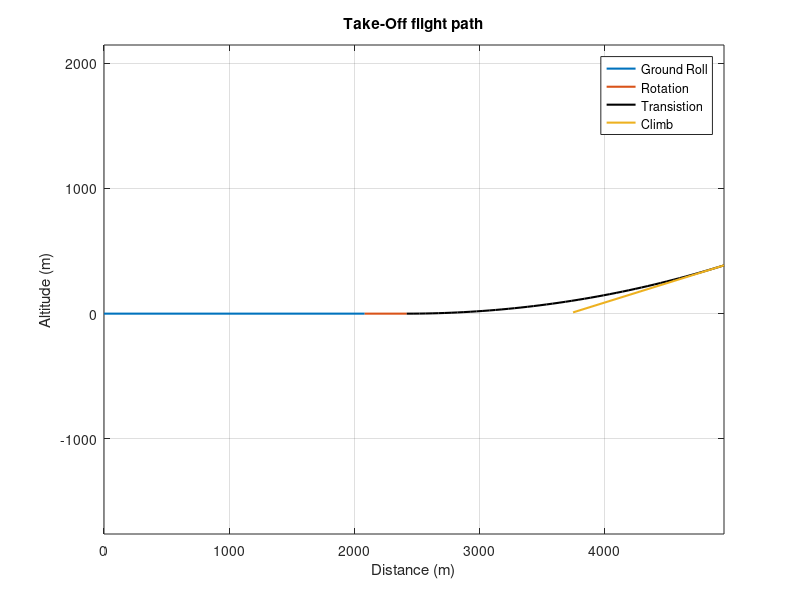

Here is the MATLAB script that generated this plot:
%% Take off Parammeters and Distance
clc
clear all

%% Input parameters

g     = 9.81;         % gravity (m/s2)
Wto   = 44000*g;      % Weight of drone (N)
S     = 90;           % wing area (m2)
b     = 6.46.*2;      % span of wings (m)
AR    = 1.86;         % Aspect Ratio
rho   = 1.225;        % density (kg/m3)
CLmax = 0.9;          % coefficient of lift
Cd0   = 0.005;        % coefficient of zero-lift drag
aoa   = 3;            % Angle of Attack
h     = 5;            % height of wings from the ground
c     = 13.94;        % Length of chord
mu    = 0.05;         % friction for concrete
T     = 222000;       % Max Thrust (N)
Ho    = 10;           % height of obstacle
CL_ge = 0.74;         % Coefficient of Lift at take-off
Vin   = 0;            % Initial velocity
e     = 0.7;          % oswalds coefficient
t_r   = 3;            % rotation time(s)

%% Take-off Velocity

% Take-off velocity
Vto =1.2*(sqrt((2*Wto)/(S*rho*CLmax)));

% Lift at Ground Roll w/ ground effects
Lg= (CL_ge*rho*(Vto.^2)*S*0.5);      % Lift at Ground Roll

% Drag at Ground Roll (considering ground effect)
phi=((16*(h/b))^2)/(1+(16*(h/b))^2); % Ground Effect Coefficient
Cd=Cd0+((phi*(CL_ge^2))/(pi*e*AR));  % Drag Coefficient
D=0.5*rho*S*Cd*Vto.^2;               % Drag, N

% Phase 1 - Ground Roll

F   = mu*(Wto-Lg);              % Friction force, N
a   =(g/Wto)*(T-D-F);           % acceleration (m/s2)
SG  = ((Vto^2)/(2*a)) - ((Vin^2)/(2*a));    % Ground roll
fprintf('Ground Roll Distance (m): %.3f \n',SG)

% Phase 2 - Rotation

SR=t_r*Vto;           % Horizontal distance during rotation (SR)
fprintf('Horizontal rotation distance (m): %.3f \n',SR)

% Phase 3 - Transition

gamma= asind((T-D)/Wto);
gammaCl = gamma;            % Climb angle
Rtr=((Vto^2)/(0.15*g));
Str=Rtr*sind(gammaCl);
fprintf('Transition distance (m): %.3f \n',Str)

% Phase 4 - Climb

Htr=Rtr*(1-cosd(gammaCl));
SCl= ((Ho-Htr)/(tand(gammaCl)));
fprintf('Climb distance (m): %.3f \n',SCl)

% Phase 5 - Total take-off distance

Sto=SG+SR+Str+SCl;
fprintf('Total take off distance (m): %.3f \n',Sto)

%% Plot Results

% Phase 1 plot
SG_x = [0,SG]; 
SG_y = [0,0];
plot(SG_x, SG_y,'DisplayName','Ground Roll','LineWidth',1.5); hold on;     

% Phase 2 plot
SR_x = [SG, (SR+SG)]; 
SR_y = [0,0];
plot(SR_x, SR_y,'DisplayName','Rotation','LineWidth',1.5); hold on;     

% Phase 3 plot
r = Rtr; b = r;
n = 50;                   % No. distance interval transition stage
y = zeros(n+1,1);         % height vector

n_ini = SR+SG;                        % initial distance, transition
n_inc = (((Str+SR+SG)-(SR+SG))./n);   % distance increment
n_final = (SG+SR+Str);                % fina distance, transition

x = n_ini:n_inc:n_final; x = x'; % horizontal distance
a = SR+SG;

% corresponding y value
for i = 1:n+1, y(i) = sqrt((r.^2)-((x(i) - a).^2)) + b;end

y = y-b; 
y = r-y;     % Invert the y vector (opposite circ)
Str_x = x; 
Str_y = y;    
plot(Str_x, Str_y, 'k', 'DisplayName','Transistion','LineWidth',1.5); hold on;

% Phase 4 plot
SCL_x = [Str+SR+SG, Sto]; SCL_y = [y(n+1), Ho];
plot(SCL_x, SCL_y,'DisplayName','Climb','LineWidth',1.5);legend('show');
xlabel('Distance (m)'); ylabel('Altitude (m)');
grid on; axis equal; hold off
title('Take-Off flight path')
